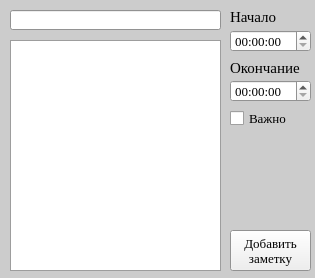
<?xml version="1.0" encoding="UTF-8"?>
<ui version="4.0">
 <class>NewTaskForm</class>
 <widget class="QWidget" name="NewTaskForm">
  <property name="windowModality">
   <enum>Qt::WindowModal</enum>
  </property>
  <property name="geometry">
   <rect>
    <x>0</x>
    <y>0</y>
    <width>315</width>
    <height>278</height>
   </rect>
  </property>
  <property name="minimumSize">
   <size>
    <width>315</width>
    <height>278</height>
   </size>
  </property>
  <property name="maximumSize">
   <size>
    <width>315</width>
    <height>278</height>
   </size>
  </property>
  <property name="palette">
   <palette>
    <active>
     <colorrole role="Base">
      <brush brushstyle="SolidPattern">
       <color alpha="255">
        <red>255</red>
        <green>255</green>
        <blue>255</blue>
       </color>
      </brush>
     </colorrole>
     <colorrole role="Window">
      <brush brushstyle="SolidPattern">
       <color alpha="255">
        <red>204</red>
        <green>204</green>
        <blue>204</blue>
       </color>
      </brush>
     </colorrole>
    </active>
    <inactive>
     <colorrole role="Base">
      <brush brushstyle="SolidPattern">
       <color alpha="255">
        <red>255</red>
        <green>255</green>
        <blue>255</blue>
       </color>
      </brush>
     </colorrole>
     <colorrole role="Window">
      <brush brushstyle="SolidPattern">
       <color alpha="255">
        <red>204</red>
        <green>204</green>
        <blue>204</blue>
       </color>
      </brush>
     </colorrole>
    </inactive>
    <disabled>
     <colorrole role="Base">
      <brush brushstyle="SolidPattern">
       <color alpha="255">
        <red>204</red>
        <green>204</green>
        <blue>204</blue>
       </color>
      </brush>
     </colorrole>
     <colorrole role="Window">
      <brush brushstyle="SolidPattern">
       <color alpha="255">
        <red>204</red>
        <green>204</green>
        <blue>204</blue>
       </color>
      </brush>
     </colorrole>
    </disabled>
   </palette>
  </property>
  <property name="font">
   <font>
    <family>Times New Roman</family>
   </font>
  </property>
  <property name="windowTitle">
   <string>Добавление задачи</string>
  </property>
  <widget class="QLabel" name="start_time_label">
   <property name="geometry">
    <rect>
     <x>230</x>
     <y>10</y>
     <width>47</width>
     <height>13</height>
    </rect>
   </property>
   <property name="font">
    <font>
     <pointsize>11</pointsize>
    </font>
   </property>
   <property name="text">
    <string>Начало</string>
   </property>
  </widget>
  <widget class="QLabel" name="end_time_label">
   <property name="geometry">
    <rect>
     <x>230</x>
     <y>60</y>
     <width>71</width>
     <height>16</height>
    </rect>
   </property>
   <property name="font">
    <font>
     <pointsize>11</pointsize>
    </font>
   </property>
   <property name="text">
    <string>Окончание</string>
   </property>
  </widget>
  <widget class="QTimeEdit" name="start_spinner">
   <property name="geometry">
    <rect>
     <x>230</x>
     <y>30</y>
     <width>81</width>
     <height>22</height>
    </rect>
   </property>
   <property name="font">
    <font>
     <pointsize>10</pointsize>
    </font>
   </property>
  </widget>
  <widget class="QTimeEdit" name="end_spinner">
   <property name="geometry">
    <rect>
     <x>230</x>
     <y>80</y>
     <width>81</width>
     <height>22</height>
    </rect>
   </property>
   <property name="font">
    <font>
     <pointsize>10</pointsize>
    </font>
   </property>
  </widget>
  <widget class="QLineEdit" name="title_line_edit">
   <property name="geometry">
    <rect>
     <x>10</x>
     <y>10</y>
     <width>211</width>
     <height>20</height>
    </rect>
   </property>
   <property name="font">
    <font>
     <pointsize>10</pointsize>
    </font>
   </property>
  </widget>
  <widget class="QPlainTextEdit" name="description_text_panel">
   <property name="geometry">
    <rect>
     <x>10</x>
     <y>40</y>
     <width>211</width>
     <height>231</height>
    </rect>
   </property>
   <property name="font">
    <font>
     <pointsize>10</pointsize>
    </font>
   </property>
  </widget>
  <widget class="QPushButton" name="add_note_button">
   <property name="geometry">
    <rect>
     <x>230</x>
     <y>230</y>
     <width>81</width>
     <height>41</height>
    </rect>
   </property>
   <property name="font">
    <font>
     <pointsize>10</pointsize>
    </font>
   </property>
   <property name="text">
    <string>Добавить
заметку</string>
   </property>
  </widget>
  <widget class="QCheckBox" name="important_check_box">
   <property name="geometry">
    <rect>
     <x>230</x>
     <y>110</y>
     <width>70</width>
     <height>17</height>
    </rect>
   </property>
   <property name="font">
    <font>
     <pointsize>10</pointsize>
    </font>
   </property>
   <property name="text">
    <string>Важно</string>
   </property>
  </widget>
 </widget>
 <resources/>
 <connections/>
</ui>
